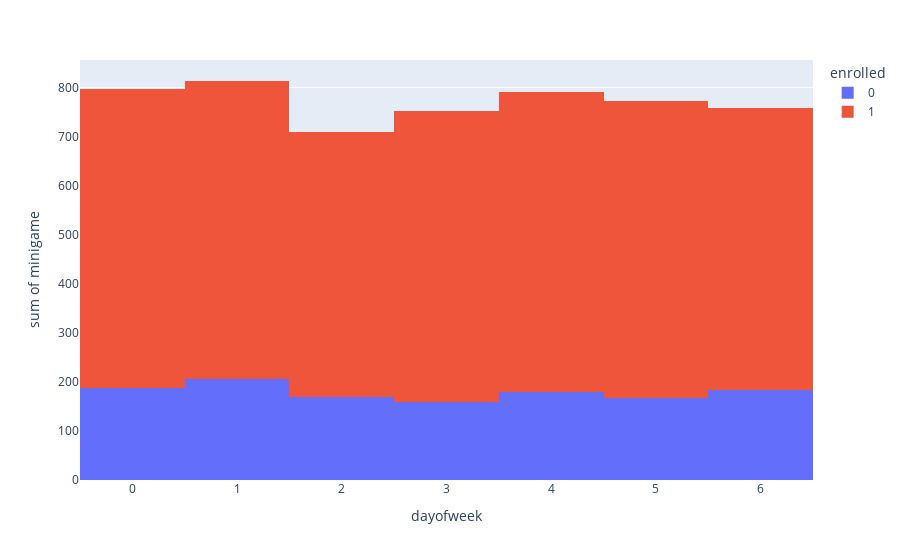

The cell this chart's notebook holds for it:
### Code cell
px.histogram(df, "dayofweek", "minigame", color="enrolled", hover_data=df.columns)

### Figure 1 — Plotly figure (JSON) as saved in the notebook; plotly's stock layout.template omitted (floating-point values rounded to 4 significant figures; data arrays with more than 128 entries replaced by an {"elided": "..."} marker saying what was removed)
{"data": [{"alignmentgroup": "True", "bingroup": "x", "histfunc": "sum", "hovertemplate": "enrolled=0<br>dayofweek=%{x}<br>sum of minigame=%{y}<extra></extra>", "legendgroup": "0", "marker": {"color": "#636efa", "pattern": {"shape": ""}}, "name": "0", "offsetgroup": "0", "orientation": "v", "showlegend": true, "type": "histogram", "x": {"elided": "18926 int values"}, "xaxis": "x", "y": {"elided": "18926 int values"}, "yaxis": "y"}, {"alignmentgroup": "True", "bingroup": "x", "histfunc": "sum", "hovertemplate": "enrolled=1<br>dayofweek=%{x}<br>sum of minigame=%{y}<extra></extra>", "legendgroup": "1", "marker": {"color": "#EF553B", "pattern": {"shape": ""}}, "name": "1", "offsetgroup": "1", "orientation": "v", "showlegend": true, "type": "histogram", "x": {"elided": "31074 int values"}, "xaxis": "x", "y": {"elided": "31074 int values"}, "yaxis": "y"}], "layout": {"barmode": "relative", "legend": {"title": {"text": "enrolled"}, "tracegroupgap": 0}, "margin": {"t": 60}, "xaxis": {"anchor": "y", "domain": [0, 1], "title": {"text": "dayofweek"}}, "yaxis": {"anchor": "x", "domain": [0, 1], "title": {"text": "sum of minigame"}}}}
